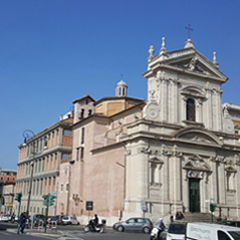
#> input picture ch06-ch09/ch09/images/dft_240.jpg, 240 x 240 px, found by its file name
$ python pre_9_14.py
#> lines starting #> are read from the running program, lines starting #| are printed output that depends on the picture; after the words box and inside, x2 and y2 are one past the last pixel; in counts of white or black regions, pixels touching at a corner belong together
#> `image = cv2.imread('C:/images/dft_240.jpg', cv2.IMREAD_GRAYSCALE)`:
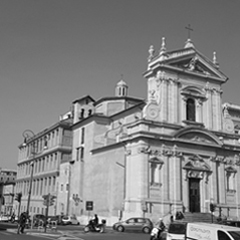
#> image: shape (240, 240); min 0, max 255, mean 130.4
### Common/fft2d.py
import numpy as np, cv2
from Common.dft2d import exp


def zeropadding(img):
    h, w = img.shape[:2]
#> h = 240; w = 240
    m = 1 << int(np.ceil(np.log2(h)))         # 2의 자승 계산
#> m = 256
    n = 1 << int(np.ceil(np.log2(w)))
#> n = 256
    dst = np.zeros((m, n), img.dtype)        # 2의 자승 크기 영상 생성
    dst[0:h, 0:w] = img[:]                         # 자승 영상에 원본 영상 복사
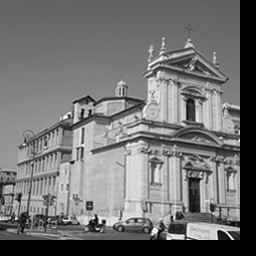
#> dst: shape (256, 256); min 0, max 255, mean 114.6
    # cv2.imshow('zeropadding',dst)
    return dst

def butterfly(pair, L, N, dir):
#> called with L = 1, N = 2, dir = 1
    for k in range(L):                                       # 버터플라이 수행
        Geven, Godd = pair[k], pair[k + L]
        pair[k]     = Geven + Godd * exp(dir * k / N)       # 짝수부
        pair[k + L] = Geven - Godd * exp(dir * k / N)       # 홀수부

def pairing(g, N, dir, start=0, stride=1):
    if N == 1: return [g[start]]
    L = N // 2
    sd = stride * 2
    part1 = pairing(g, L, dir, start, sd)
    part2 = pairing(g, L, dir, start + stride, sd)
    pair = part1 + part2                                     # 결과 병합
    butterfly(pair, L, N, dir)
    return pair

def fft(g):
    return pairing(g, len(g), 1)

def ifft(g):
    fft = pairing(g, len(g), -1)
    return [v / len(g) for v in fft]

def fft2(image):
    pad_img = zeropadding(image)  # 영삽입
    tmp = [fft(row) for row in pad_img]
#> tmp = 256 items
    dst = [fft(row) for row in np.transpose(tmp)]
#> dst = 256 items
    return np.transpose(dst)                        # 전치 환원 후 반환

def ifft2(image):
    tmp = [ifft(row) for row in image]
    dst = [ifft(row) for row in np.transpose(tmp)]
    return np.transpose(dst)                        # 전치 환원 후 반환

def calc_spectrum(complex):
    if complex.ndim == 2: dst = abs(complex)                   # sqrt(re^2 + im^2) 계산해줌
    else: dst = cv2.magnitude(complex[:,:,0], complex[:,:,1])
    dst = 20*np.log(dst+1)
    return cv2.convertScaleAbs(dst)

def fftshift(img):
    dst = np.zeros(img.shape, img.dtype)
    h, w = dst.shape[:2]
#> h = 256; w = 256
    cy, cx = h // 2, w // 2                     # 나누기 하며 소수점 절삭
#> cy = 128; cx = 128
    dst[h-cy:, w-cx:] = np.copy(img[0:cy , 0:cx ])      # 1사분면 -> 3사분면
    dst[0:cy , 0:cx ] = np.copy(img[h-cy:, w-cx:])      # 3사분면 -> 1사분면
    dst[0:cy , w-cx:] = np.copy(img[h-cy:, 0:cx ])      # 2사분면 -> 4사분면
    dst[h-cy:, 0:cx ] = np.copy(img[0:cy , w-cx:])      # 4사분면 -> 2사분면
    return dst

# [16 lines left out: functions FFT, IFFT, not called in this run]

### Common/dft2d.py
import numpy as np, cv2, math

def exp(knN):
    th = -2 * math.pi * knN
    return complex(math.cos(th), math.sin(th))              # 복소수 클래스

# [37 lines left out: functions dft, idft, calc_spectrum, fftshift, dft2, idft2, not called in this run]

### ch06-ch09/ch09/pre_9_14.py
import numpy as np, cv2
from Common.fft2d import fft2, ifft2, calc_spectrum, fftshift

def FFT(image, mode = 2):
    if mode == 1: dft = fft2(image)
    elif mode==2: dft = np.fft.fft2(image)
    elif mode==3: dft = cv2.dft(np.float32(image), flags=cv2.DFT_COMPLEX_OUTPUT)
    dft = fftshift(dft)                              # 셔플링
    spectrum = calc_spectrum(dft)               # 주파수 스펙트럼 영상
#> in calc_spectrum, `return cv2.convertScaleAbs(dst)`:
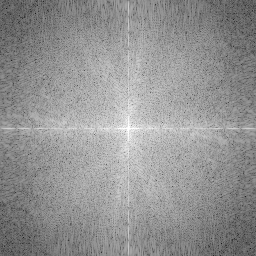
#> returned value: shape (256, 256); min 21, max 255, mean 146.6
    return dft, spectrum

def IFFT(dft, shape, mode=2):
    dft = fftshift(dft)                                 # 역 셔플링
    if mode == 1: img = ifft2(dft).real
    if mode == 2: img = np.fft.ifft2(dft).real
    if mode ==3:  img = cv2.idft(dft, flags= cv2.DFT_SCALE)[:,:,0]
    img = img[:shape[0], :shape[1]]                 # 영삽입 부분 제거
    return cv2.convertScaleAbs(img)

# low
def bar1(value):
    global title, low, high, dst, image, midpass, midpassed_dft, midpassed_img

    low = cv2.getTrackbarPos('low', title)
    midpass = np.zeros(dft.shape, np.float32)
    cv2.circle(midpass, (cx, cy), high, (1, 1), -1)
    cv2.circle(midpass, (cx, cy), low, (0, 0), -1)
    midpassed_dft = dft * midpass
    midpassed_img = IFFT(midpassed_dft, image.shape, mode)
    dst = calc_spectrum(midpassed_dft)

    cv2.imshow(title, dst)
    cv2.imshow("midpassed_img", midpassed_img)

# high
def bar2(value):
    global title, low, high, dst, image, midpass, midpassed_dft, midpassed_img

    high = cv2.getTrackbarPos('high', title)
    midpass = np.zeros(dft.shape, np.float32)
    cv2.circle(midpass, (cx, cy), high, (1, 1), -1)
    cv2.circle(midpass, (cx, cy), low, (0, 0), -1)
    midpassed_dft = dft * midpass
    midpassed_img = IFFT(midpassed_dft, image.shape, mode)
    dst = calc_spectrum(midpassed_dft)

    cv2.imshow(title, dst)
    cv2.imshow("midpassed_img", midpassed_img)

image = cv2.imread('C:/images/dft_240.jpg', cv2.IMREAD_GRAYSCALE)
if image is None: raise Exception("영상 파일 읽기 에러")
cy, cx = np.divmod(image.shape, 2)[0]                 # 행렬 중심점 구하기
mode = 1
title = 'midpass_frequency'

dft, spectrum = FFT(image, mode)                  # FFT 수행 및 셔플링
midpass = np.zeros(dft.shape, np.float32)

# case1 Low=30, High=60
high, low = 60, 30
cv2.circle(midpass, (cx, cy), high, (1,1), -1)
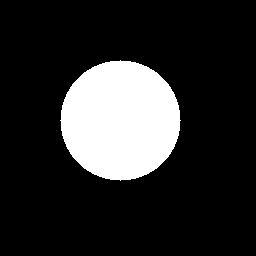
#> midpass: shape (256, 256) float32; values 0 (black) and 1 (white), 17.2% white; 1 white region, box (x1, y1, x2, y2) and area: (60, 60, 181, 181) 11289
cv2.circle(midpass, (cx, cy), low, (0,0), -1)
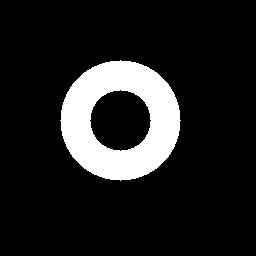
#> midpass: shape (256, 256) float32; values 0 (black) and 1 (white), 12.9% white; 1 white region, box (x1, y1, x2, y2) and area: (60, 60, 181, 181) 8468
midpassed_dft = dft * midpass
midpassed_img = IFFT(midpassed_dft, image.shape, mode)
#> in ifft2, `tmp = [ifft(row) for row in image]`: tmp = 256 items
#> in IFFT, `img = img[:shape[0], :shape[1]]`:
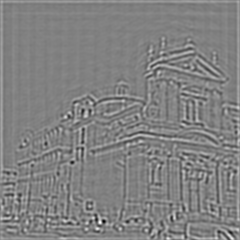
#> img: shape (240, 240) float64; min -125.1, max 121.6, mean 0.6; drawn with min black and max white

cv2.imshow("image", image)
cv2.imshow("img_spectrum", spectrum)

# low, high값을 조절할 트랙바 달기
cv2.imshow(title, calc_spectrum(midpassed_dft))
#> in calc_spectrum (call 2), `dst = 20*np.log(dst+1)`:
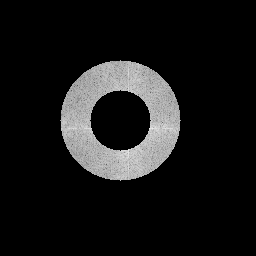
#> dst: shape (256, 256) float64; min 0, max 237.5, mean 23.1
cv2.namedWindow(title, cv2.WINDOW_AUTOSIZE)
cv2.createTrackbar('low', title, low, cx, bar1)
cv2.createTrackbar('high', title, high, cx, bar2)
cv2.imshow("midpassed_img", midpassed_img)
cv2.waitKey(0)
